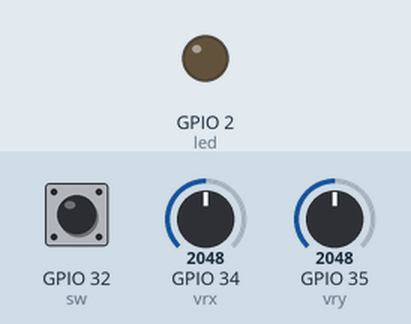
This sketch was run on a simulated ESP32. Shown: output pins drawn as LEDs (lit = HIGH). Inputs (shaded band) come from the test bench; at power-on: GPIO 32 (sw) HIGH, GPIO 34 (vrx) = 2048, GPIO 35 (vry) = 2048. What the sketch prints to the serial monitor is not drawn.

Above: at 1.2 s.
1.3 s: GPIO 32 (sw) pulled LOW for 0.15 s
At 1.38 s:
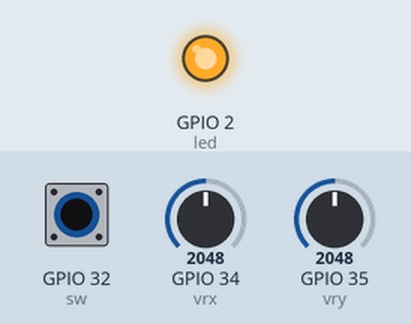
2.9 s: GPIO 34 (vrx) set to 2593
4.4 s: GPIO 34 (vrx) set to 2713
6.3 s: GPIO 35 (vry) set to 2210
7.8 s: GPIO 35 (vry) set to 2327
Timing chart, 0 to 10.8 s (numbered marks = the images above; inputs shaded):
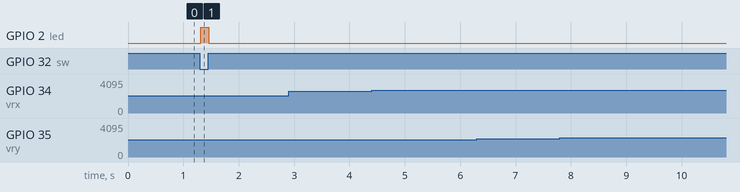

Measured:
- after the input at 1.3 s, GPIO 2 (led): LOW → HIGH at once, → LOW 0.14 s later
- after the input at 2.9 s, every drawn part: stays the same
- after the input at 4.4 s, every drawn part: stays the same
- after the input at 6.3 s, every drawn part: stays the same
- after the input at 7.8 s, every drawn part: stays the same

The sketch:

arduino.ino
```cpp
#include <SPI.h>
#include <MFRC522.h>

#define RST_PIN         15
#define SS_PIN          5

MFRC522 mfrc522(SS_PIN, RST_PIN);

int vrx = 34;
int vry = 35;
int sw = 32;
int led = 2 ;
int flag = 0;
void setup() {
   Serial.begin(9600);
  while (!Serial);
  SPI.begin();
  mfrc522.PCD_Init();
  delay(4);
  mfrc522.PCD_DumpVersionToSerial();
  Serial.println(F("Scan PICC to see UID, SAK, type, and data blocks..."));
 pinMode(led,OUTPUT);
 pinMode(vrx,INPUT);
 pinMode(vry,INPUT);
 pinMode(sw,INPUT_PULLUP);
}

void loop() {
    if(digitalRead(sw)==LOW && flag == 0){
    digitalWrite(led,HIGH);
    flag = 1;
    delay(3);
  }
   else if(digitalRead(sw)==HIGH&& flag == 1){
    digitalWrite(led,LOW);
    flag = 0;
    delay(3);
  }
int x = map(analogRead(vrx),0,4095,-10,10);
int y = map(analogRead(vry),0,4095,-10,10);
if(x!=-1 && x!= -2 && x<0){
  Serial.write("Esquerda\n");
}
else if (x!= 1 && x!=2 && x>0){
Serial.write("Direita\n");
}
   if(y!=-1 && y!=-2 && y<0){
  Serial.write("Cima\n");
}
else if (y!=-1 && y!=2 && y>0){
Serial.write("Baixo\n");
}
delay(10);

  if ( ! mfrc522.PICC_IsNewCardPresent()) {
    return;
  }

  // Select one of the cards
  if ( ! mfrc522.PICC_ReadCardSerial()) {
    return;
  }

  String content= "";
  byte letter;
  for (byte i = 0; i < mfrc522.uid.size; i++)
  {
     content.concat(String(mfrc522.uid.uidByte[i] < 0x10 ? " 0" : " "));
     content.concat(String(mfrc522.uid.uidByte[i], HEX));
  }
  content.toUpperCase();
  if (content.substring(1) == "A3 58 DE 11")
  {
    Serial.write("boladefogo\n");
    delay(1500);
  }
 else if (content.substring(1) == "63 3F B1 A8"){
    Serial.write("furacao\n");
    delay(1500);
  }
   else if (content.substring(1) == "B9 CB 9C B2"){
    Serial.write("trovoada\n");
    delay(1500);
  }
   else if (content.substring(1) == "E9 67 92 B2"){
    Serial.write("tempestade\n");
    delay(1500);
  }
 else   {
    Serial.println("Cartao nao reconhecido");
    delay(3000);
  }
}
```
